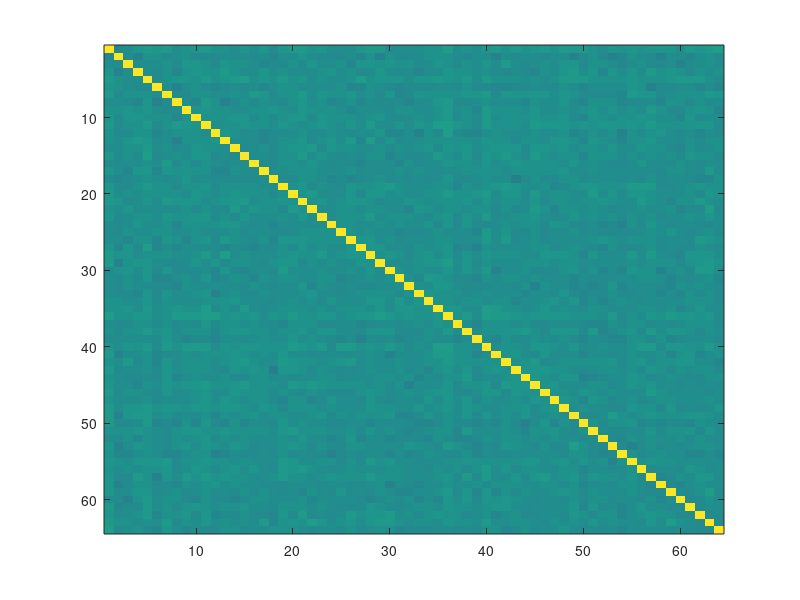

This figure's MATLAB source:
close all
clear
clc

fid = fopen('ca_out.txt');

vectors = [];
d = fgetl(fid);
while ischar(d)
    vectors = [vectors; d-'0'];
    d = fgetl(fid);
end

fclose(fid);

set1 = vectors(4:67,:);
set2 = vectors(70:133,:);

if isequal(set1, set2)
    disp('Sequence is repeatable');
else
    disp('Sequence did not repeat!');
end

distances = zeros(64,64);
for i = 1:64
    for j = 1:64
        distances(i,j) = dot(set1(i,:), set1(j,:))/(norm(set1(i,:)) * norm(set1(j,:)));
    end
end
        
imagesc(distances)
caxis([0 1])